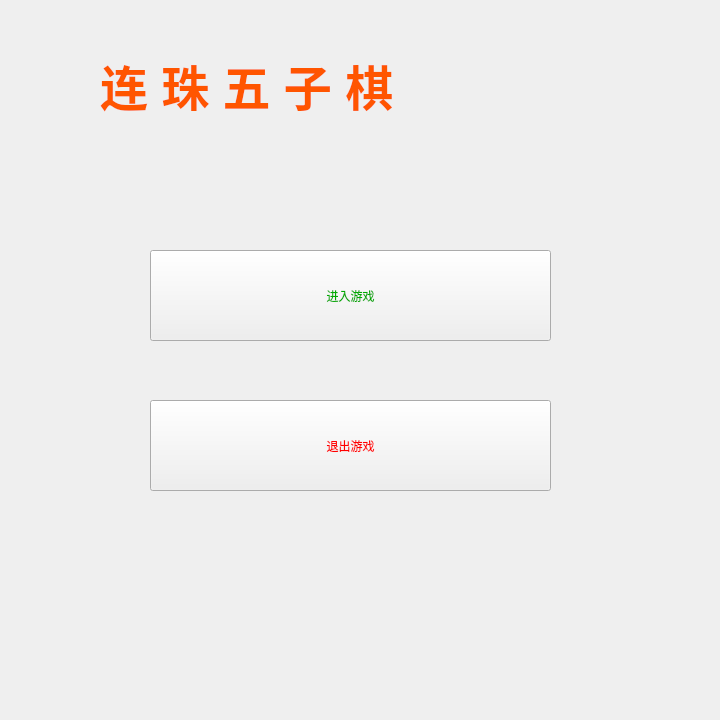
<?xml version="1.0" encoding="UTF-8"?>
<ui version="4.0">
 <class>Widget</class>
 <widget class="QWidget" name="Widget">
  <property name="geometry">
   <rect>
    <x>0</x>
    <y>0</y>
    <width>720</width>
    <height>720</height>
   </rect>
  </property>
  <property name="minimumSize">
   <size>
    <width>720</width>
    <height>720</height>
   </size>
  </property>
  <property name="maximumSize">
   <size>
    <width>720</width>
    <height>720</height>
   </size>
  </property>
  <property name="windowTitle">
   <string>连珠五子棋</string>
  </property>
  <property name="styleSheet">
   <string notr="true"/>
  </property>
  <widget class="QPushButton" name="pushButton_2">
   <property name="geometry">
    <rect>
     <x>150</x>
     <y>400</y>
     <width>401</width>
     <height>91</height>
    </rect>
   </property>
   <property name="styleSheet">
    <string notr="true">font: 18pt &quot;退出游戏&quot;;
color: rgb(255, 0, 0);</string>
   </property>
   <property name="text">
    <string>退出游戏</string>
   </property>
  </widget>
  <widget class="QLabel" name="label">
   <property name="geometry">
    <rect>
     <x>100</x>
     <y>30</y>
     <width>511</width>
     <height>111</height>
    </rect>
   </property>
   <property name="text">
    <string>&lt;html&gt;&lt;head/&gt;&lt;body&gt;&lt;p&gt;&lt;span style=&quot; font-size:36pt; font-weight:600; color:#ff5500;&quot;&gt;连 珠 五 子 棋&lt;/span&gt;&lt;/p&gt;&lt;/body&gt;&lt;/html&gt;</string>
   </property>
  </widget>
  <widget class="QPushButton" name="pushButton">
   <property name="geometry">
    <rect>
     <x>150</x>
     <y>250</y>
     <width>401</width>
     <height>91</height>
    </rect>
   </property>
   <property name="styleSheet">
    <string notr="true">font: 75 18pt &quot;进入游戏&quot;;


color: rgb(0, 170, 0);
</string>
   </property>
   <property name="text">
    <string>进入游戏</string>
   </property>
  </widget>
 </widget>
 <layoutdefault spacing="6" margin="11"/>
 <resources/>
 <connections/>
</ui>
